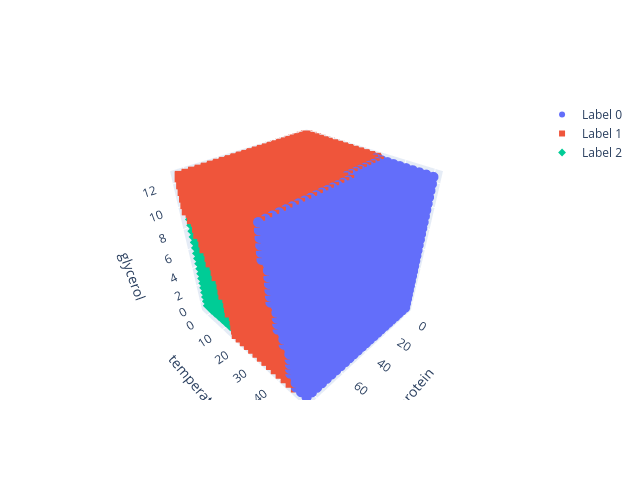

Source (notebook cell):
### Code cell
plot_scatter_plotly(
    dataset=boundary_dataset2,
    component_variable='composition',
    labels='labels',
    discrete_labels=True,
)

### Figure 1 — Plotly figure (JSON) as saved in the notebook; plotly's stock layout.template omitted (floating-point values rounded to 4 significant figures; data arrays with more than 128 entries replaced by an {"elided": "..."} marker saying what was removed)
{"data": [{"marker": {"color": 0, "size": 6, "symbol": "circle"}, "mode": "markers", "name": "Label 0", "type": "scatter3d", "x": {"elided": "4978 float values"}, "y": {"elided": "4978 float values"}, "z": {"elided": "4978 float values"}}, {"marker": {"color": 1, "size": 6, "symbol": "square"}, "mode": "markers", "name": "Label 1", "type": "scatter3d", "x": {"elided": "9152 float values"}, "y": {"elided": "9152 float values"}, "z": {"elided": "9152 float values"}}, {"marker": {"color": 2, "size": 6, "symbol": "diamond"}, "mode": "markers", "name": "Label 2", "type": "scatter3d", "x": {"elided": "1495 float values"}, "y": {"elided": "1495 float values"}, "z": {"elided": "1495 float values"}}], "layout": {"height": 480, "scene": {"xaxis": {"title": {"text": "protein"}}, "yaxis": {"title": {"text": "temperature"}}, "zaxis": {"title": {"text": "glycerol"}}}, "width": 640}}
